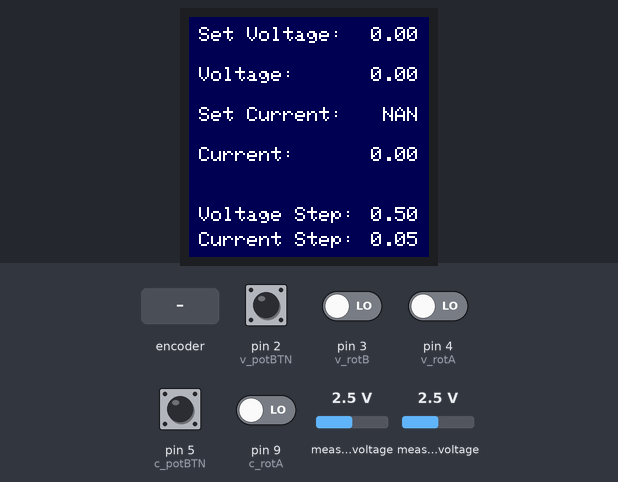
This sketch was run on a simulated Arduino Uno, built with avr-gcc and run on an emulated ATmega328P. Parts: 240×240 colour display. Inputs (shaded band) come from the test bench; at power-on: pin 2 (v_potBTN), pin 3 (v_rotB), pin 4 (v_rotA), pin 5 (c_potBTN), pin 9 (c_rotA) LOW, measured voltage 2.5 V. EEPROM starts erased; what the sketch prints to the serial monitor is not drawn.

Above: at 1.2 s.
1.3 s: rotary encoder on pin 4 (v_rotA) / pin 6 (c_rotB) turned 1 step (first pin leading)
At 2.5 s:
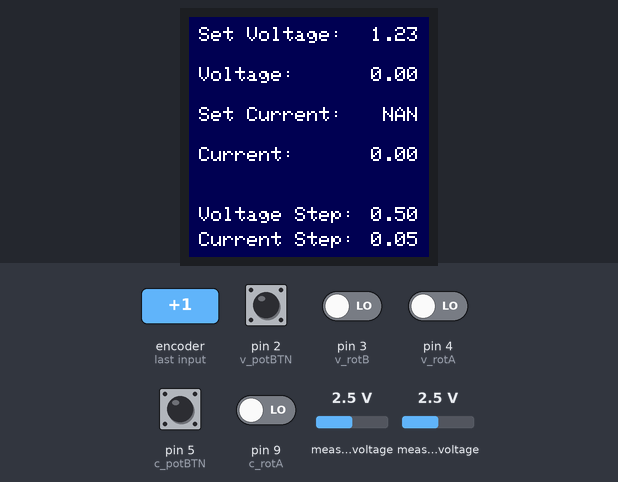
3.0 s: pin 2 (v_potBTN) pulled HIGH for 0.15 s
At 4.2 s:
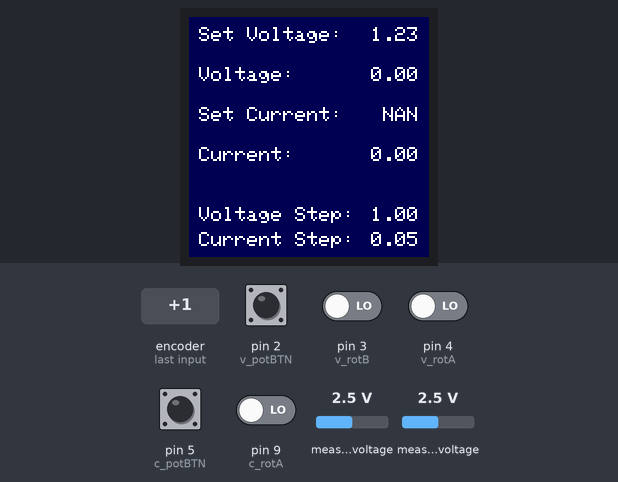
4.6 s: pin 5 (c_potBTN) pulled HIGH for 0.15 s
At 5.6 s:
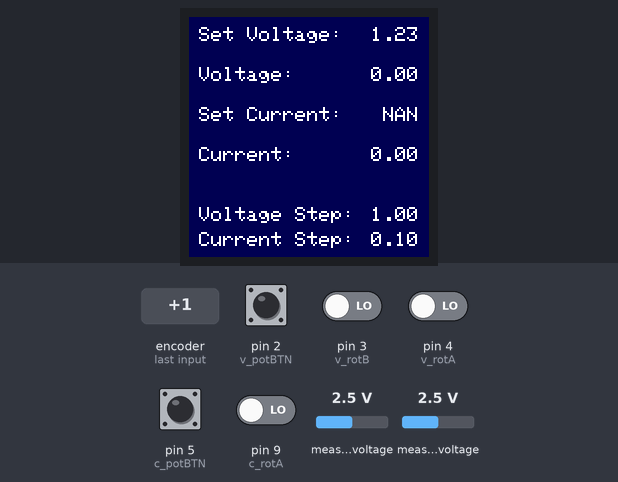
7.7 s: pin 2 (v_potBTN) pulled HIGH for 1 s
At 8.0 s:
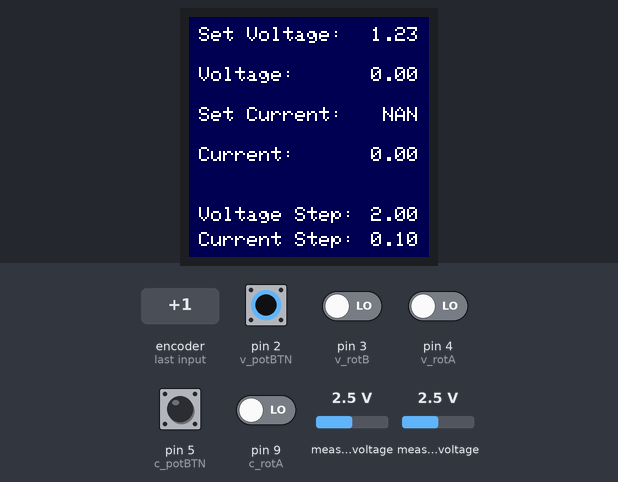
10.2 s: rotary encoder on pin 4 (v_rotA) / pin 6 (c_rotB) turned 1 step (first pin leading)
At 11.7 s:
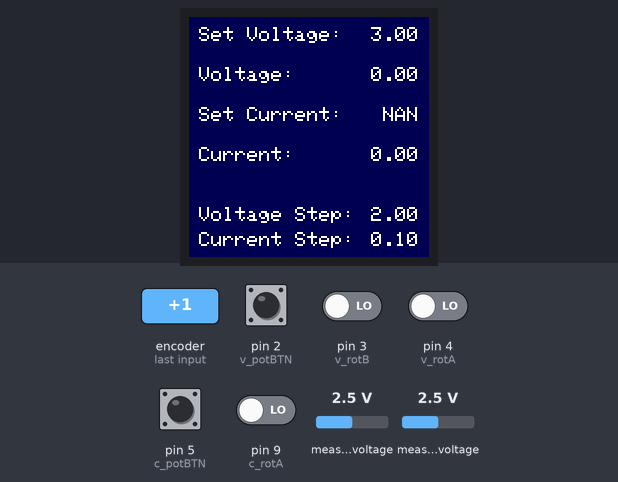
Timing chart, 0 to 12.9 s (numbered marks = the images above; inputs shaded):
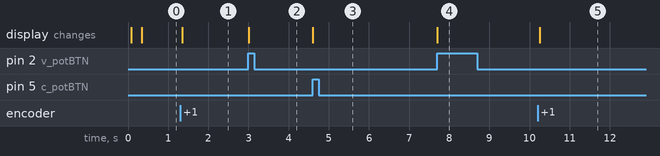

The sketch:

ArduinoCode.ino
```cpp
#include <SPI.h>

#include "PotManager.h"
#include "myDisplay.h"
#define CS 10

#include <Wire.h>
#include <Adafruit_ADS1X15.h>

Adafruit_ADS1115 ads; //This is the I2C address of the ADC.
                            //I chose it by connecting the ADC's ADDR pin to GND

short adc0, adc1, adc2;
float v_step = 0.0001875; //Using the lowest gain where each step is 0.1875mV

#define c_rotA 9
#define c_rotB 6
#define c_potBTN 5
#define v_rotA 4
#define v_rotB 3
#define v_potBTN 2

bool c_statePotBTN = 0;
bool c_prevStatePotBTN = 0;
bool v_statePotBTN = 0;
bool v_prevStatePotBTN = 0;

int c_rotCount = 0;
int c_stateA = 0;
int c_prevStateA = 0;
int v_rotCount = 0;
int v_stateA = 0;
int v_prevStateA = 0;

//SPI pins:
// MOSI   11
// MISO   12
// SCK    13

int readData = 0;

//TEST GARBOONIES
int rDisplayCounter = 0;

void setup() {
  // put your setup code here, to run once:
  Serial.begin(115200);

  //Setup adc
  ads.begin(0x48); //Initialize the ADC

  pinMode(c_rotA, INPUT);
  pinMode(c_rotB, INPUT);
  c_prevStateA = digitalRead(c_rotA);

  pinMode(CS, OUTPUT);

  SPI.begin();
  SPI.setBitOrder(MSBFIRST);
  SPI.setDataMode(SPI_MODE2);

  //Setup display
  displaySetup();

  //Setup the potentiometer
  potSetup();
}

void loop() {
  c_stateA = digitalRead(c_rotA);
  if ((c_stateA != c_prevStateA) && c_stateA == 1) {
    if (c_stateA != digitalRead(c_rotB)) {
      //Once pin A's state changes, if it is equal to the state of pin B,
      //then pin A is lagging behind, and thus the rotation is CCW
      decrementCurrent();
    }
    else {
      incrementCurrent();
    }
  }

  c_prevStateA = c_stateA;

  c_statePotBTN = digitalRead(c_potBTN);
  if ((c_statePotBTN != c_prevStatePotBTN) & c_statePotBTN == 1) {
    //Serial.println("CURRENT BUTTON PRESSED!");
    changeCStep();
  }
  c_prevStatePotBTN = c_statePotBTN;


  v_stateA = digitalRead(v_rotA);
  if ((v_stateA != v_prevStateA) && v_stateA == 1) {
    if (v_stateA == digitalRead(v_rotB)) {
      //Once pin A's state changes, if it is equal to the state of pin B,
      //then pin A is lagging behind, and thus the rotation is CCW
      decrementVoltage();
    } else {
      incrementVoltage();
    }
  }

  v_prevStateA = v_stateA;

  v_statePotBTN = digitalRead(v_potBTN);
  if ((v_statePotBTN != v_prevStatePotBTN) & v_statePotBTN == 1) {
    //Serial.println("VOLTAGE BUTTON PRESSED!");
    changeVStep();
  }
  v_prevStatePotBTN = v_statePotBTN;


  //Read the voltage and current and update the display with those read values
  if (rDisplayCounter >= 10000) {
    //Read the voltage
    adc0 = ads.readADC_SingleEnded(0);
    //Display the voltage
    displayAVoltage(adc0 * v_step * 3);

    //Read the current
    adc1 = ads.readADC_SingleEnded(1);
    //Display the current
    displayACurrent(adc1 * v_step);

    rDisplayCounter = 0;
  } else {
    rDisplayCounter++;
  }


}
```

PotManager.cpp
```cpp
#include "PotManager.h"
#include <SPI.h>
#include <EEPROM.h>
#define CS 10
#include "myDisplay.h"

char v_counter = 0;

float v_vals[23] = {1.23, 1.5, 2.0, 2.5, 3.0, 3.5, 4.0, 4.5, 5.0,
                    5.5, 6.0, 6.5, 7.0, 7.5, 8.0, 8.5, 9.0,
                    9.5, 10.0, 10.5, 11.0, 11.5, 11.83};
float c_val = 0;

char vStep = 1;
float cStep = 0.05;

void changeVStep() {
  //Change vStep from 1 to 2 & and vice versa
  if (vStep == 1) {
    vStep = 2;
    displayVStep(1.0);
  } else if (vStep == 2) {
    vStep = 4;
    displayVStep(2.0);
  } else if (vStep == 4) {
    vStep = 1;
    displayVStep(0.5);
   }
}

float incrementVoltage() {
  return manageVoltage(1);
}

float decrementVoltage() {
  return manageVoltage(0);
}

float manageVoltage(bool incr) {
  if (incr) {
    if (v_counter < 22 ) {
      v_counter += vStep;
    }
  } else {
    if (v_counter > 0) {
      v_counter -= vStep;
    }
  }
  //In the case of an overflow due to vStep being greater than 1.
  if (v_counter > 22) {v_counter = 22;}
  else if (v_counter < 0) {v_counter = 0;}

  //Save the counter value to EEPROM
  Serial.println("Writing voltage to EEPROM");
  EEPROM.put(0, v_counter);

  //Find & set the pot config corresponding to the counter value
  //and return the desired/expected voltage from this config

  //Get the config for the output voltage "v_vals[v_counter]"
  float v_configf = (255/(48*0.9969))*(53.4-(1.23*53.4/v_vals[v_counter]));
  //Since this config is a decimal, not an int, we need to find
  //an integer config that will produce an output voltage closest to
  //v_vals[v_counter]. I found that using the simple round function
  //does this.
  int v_config = round(v_configf);
  if (v_config == 256) { v_config--; }

  delayMicroseconds(5);
  SPI.transfer16(0x0000); //It seems like the data sent to the potentiometer
                          //gets corrupted if just before, the display was
                          //communicated with. So I'm sending a "dummy" set
                          //of data to get "corrupted" instead of the pot data.
                          //This is a quick, hacky solution which I won't adjust
                          //since I have a big time constraint
  delayMicroseconds(5);


  digitalWrite(CS, 0);
  delayMicroseconds(5);

  SPI.transfer16(v_config);

  delayMicroseconds(5);
  digitalWrite(CS, 1);
  delayMicroseconds(5);


  //Display the voltage associated with the binary config.
  //displaySVoltage(1.23 * (53.4)/(5.4 + (48.0 - v_potConfig*(48.0/255.0)*0.9969)));
  displaySVoltage(v_vals[v_counter]);

  //As you can see above, I multiply the binary configuration value by 0.9969. This is because
  //I noticed that as the top pot terminal to wiper resistance increased, the error
  //of this resistance grew. IE. at the max configuration value, 255, the resistance was expected to
  //be 48k, however, it was 47.8k.
  //This error almost seems like any binary configuration gives a resistance that is supposed to
  //be given by a lower configuration.
  //So what I've done in the function which calculates the expected voltage output is, I
  //multiply the binary configuration value by a number <1 so that the voltage is calculated for a
  //slightly lower configuration. And that way I accounted for the error.

}

void changeCStep() {
  if (cStep == 0.05) {
    cStep = 0.1;
    displayCStep(0.1);
  } else if (cStep == 0.1) {
    cStep = 0.5;
    displayCStep(0.5);
  } else if (cStep == 0.5) {
    cStep = 0.05;
    displayCStep(0.05);
  }
}

float incrementCurrent() {
  return manageCurrent(1);
}

float decrementCurrent() {
  return manageCurrent(0);
}

float manageCurrent(bool incr) {
  if (incr) {
    if (c_val < 3.0) {
      c_val += cStep;
    }
  } else {
    if (c_val > 0.00) {
      c_val -= cStep;
    }
  }
  if (c_val > 3.0) { c_val = 3.0; }
  else if (c_val < 0) { c_val = 0; };

  //Save the current value to EEPROM
  Serial.println("Writing current to EEPROM");
  EEPROM.put(1, c_val);

  //Right now, the maximum current is 3.3A. I want it to be 3.0A.
  //At config 255 I get 3.3A, and at 231 I get ~3.0A.

  //Get the config associated with the current "c_val"
  int c_config = round(c_val * 231/3.0);

  delayMicroseconds(5);
  SPI.transfer16(0x0000);
  delayMicroseconds(5);


  digitalWrite(CS, 0);
  delayMicroseconds(5);

  SPI.transfer16(255-c_config + 4096);   //The higher the config setting, the lower the current limit
                                         //Hence why I subtract c_config from 255

  delayMicroseconds(5);
  digitalWrite(CS, 1);
  delayMicroseconds(5);

  displaySCurrent(c_val);
}

void potSetup(){
  delayMicroseconds(5);
  SPI.transfer16(0x0000);
  delayMicroseconds(5);

  //Read values stored on EEPROM
  EEPROM.get(0, v_counter);
  EEPROM.get(1, c_val);
  //By default, every single binary digit at these addresses is '1'
  //In that case, I don't want to cause an out of range error or
  //use an undefined float value:
  if (c_val > 3.0 && c_val < 0) {
    c_val = 0;
  }
  if (v_counter > 22) {
    v_counter = 0;
  }

  digitalWrite(CS, 1);
  delay(1);
  digitalWrite(CS, 0);
  delay(1);
  //Set lastly used voltage pot wiper config
  float v_configf = (255/(48*0.9969))*(53.4-(1.23*53.4/v_vals[v_counter]));
  int v_config = round(v_configf);
  if (v_config == 256) { v_config--; }
  SPI.transfer16(v_config);
  digitalWrite(CS, 1);
  delay(1);
  digitalWrite(CS, 0);
  delay(1);
  //Set lastly used current pot wiper config
  int c_config = round(c_val * 231/3.0);
  SPI.transfer16(255-c_config + 4096);
  delay(1);
  digitalWrite(CS, 1);
  delay(1);

  displaySVoltage(v_vals[v_counter]);
  displaySCurrent(c_val);

  displayVStep(0.5);
  displayCStep(0.05);
}
```

PotManager.h
```cpp
#ifndef PotMNG
#define PotMNG
#include <Arduino.h>

void potSetup();

float incrementVoltage();
float decrementVoltage();
float manageVoltage(bool incr);
void changeVStep();

float incrementCurrent();
float decrementCurrent();
float manageCurrent(bool incr);
void changeCStep();

#endif
```

myDisplay.cpp
```cpp
#include "myDisplay.h"
#include <SPI.h>
#include <Adafruit_GFX.h>
#include <Arduino_ST7789_Fast.h>
#define TFT_DC 7
#define TFT_RST 8

#define BLACK    0x0000
#define BLUE     0x001F
#define BLUE     0x001F
#define DBLUE    0x000A
#define RED      0xF800
#define GREEN    0x07E0
#define CYAN     0x07FF
#define MAGENTA  0xF81F
#define YELLOW   0xFFE0
#define WHITE    0xFFFF

Arduino_ST7789 tft = Arduino_ST7789(TFT_DC, TFT_RST);

char buf[10];

void displaySetup() {
  tft.init(tft.width(), tft.height());
  tft.fillScreen(DBLUE);
  tft.setCursor(10,10);
  tft.setTextColor(WHITE);
  tft.setTextSize(2);
  tft.println("Set Voltage:");
  tft.setCursor(10,50);
  tft.println("Voltage:");
  tft.setCursor(10,90);
  tft.println("Set Current:");
  tft.setCursor(10,130);
  tft.println("Current:");
  tft.setCursor(10,190);
  tft.println("Voltage Step:");
  tft.setCursor(10,215);
  tft.println("Current Step:");
}

void displaySVoltage(float v) {
  dtostrf(v, 5, 2, buf);  //Convert float to char arr with of length 5, and 2 digits after decimal point
  tft.fillRect(150, 10, 90, 20, DBLUE);
  tft.setCursor(170, 10);
  tft.println(buf);
}
void displayAVoltage(float v) {
  dtostrf(v, 5, 2, buf);
  tft.fillRect(150, 50, 90, 20, DBLUE);
  tft.setCursor(170, 50);
  tft.println(buf);
}
void displaySCurrent(float c) {
  dtostrf(c, 5, 2, buf);
  tft.fillRect(150, 90, 90, 20, DBLUE);
  tft.setCursor(170, 90);
  tft.println(buf);
}
void displayACurrent(float c) {
  dtostrf(c, 5, 2, buf);
  tft.fillRect(150, 130, 90, 20, DBLUE);
  tft.setCursor(170, 130);
  tft.println(buf);
}
void displayVStep(float s) {
  dtostrf(s, 5, 2, buf);
  tft.fillRect(165, 190, 90, 20, DBLUE);
  tft.setCursor(170, 190);
  tft.println(buf);
}
void displayCStep(float s) {
  dtostrf(s, 5, 2, buf);
  tft.fillRect(165, 215, 90, 20, DBLUE);
  tft.setCursor(170, 215);
  tft.println(buf);
}
```

myDisplay.h
```cpp
#ifndef myDispaly
#define myDisplay
#include <Arduino.h>

void displaySetup();
void displayVStep(float s);
void displayCStep(float s);
void displaySVoltage(float v);
void displayAVoltage(float v);
void displaySCurrent(float c);
void displayACurrent(float c);

#endif
```

Measured:
- after the input at 1.3 s, the display: changes after 0.05 s (image 1)
- after the input at 3.0 s, the display: changes at once (image 2)
- after the input at 4.6 s, the display: changes at once (image 3)
- after the input at 7.7 s, the display: changes at once (image 4)
- after the input at 10.2 s, the display: changes after 0.05 s (image 5)
